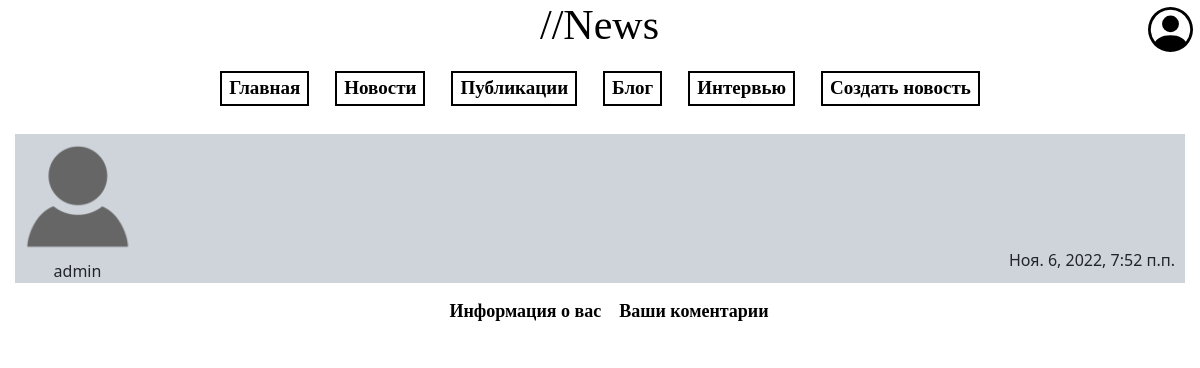
/user/cabinet/ (signed in), run on the app's committed database.
### users/models.py (models this page shows)
class CustomUser(AbstractBaseUser,PermissionsMixin):
    customuser= None
    username = models.CharField(_("username"),max_length=20,unique=True)
    first_name = models.CharField(_("Фамилия"), max_length=50,null=True, blank=True)
    last_name = models.CharField(_("Имя"), max_length=50,null=True, blank=True)
    reputation = models.IntegerField(_("Репутация"),default = 0)
    avatar = models.ImageField(_("Аватарка"),upload_to='media/avatar',default="avatar_none.png")
    email = models.EmailField(_("email address"), blank=True,null=True)
    is_staff = models.BooleanField(
        _("staff status"),
        default=False,
        help_text=_("Designates whether the user can log into this admin site."),
        )
    is_journalist = models.BooleanField(
        _("Статус журналиста"),
        default=False,
        help_text=_("Designates whether the user can log into this admin site."),
        )
    is_active = models.BooleanField(
        _("active"),
        default=False,
        help_text=_(
            "Designates whether this user should be treated as active. "
            "Unselect this instead of deleting accounts."
        ),
        )
    is_superuser = models.BooleanField(
        _("superuser status"),
        default=False,
        help_text=_(
            "Designates whether this user should be treated as active. "
            "Unselect this instead of deleting accounts."
        ),
        )
    date_joined = models.DateTimeField(
        _("date joined"),
        default=timezone.now
        )
    USERNAME_FIELD = 'username'
    REQUIRED_FIELDS = []
    objects = CustomUserManager()
    class Meta:
        verbose_name= 'User'
        verbose_name_plural= 'User'
    def __str__(self):
        return self.username

### users/views.py (the view, shortened to what this page needs)
# urls.py: path('cabinet/',cabinet,name='cabinet'),
def cabinet(request):
    MainUser = get_object_or_404(CustomUser, id=request.user.id)
    users = CustomUser.objects.filter(Q(first_name__isnull=False)&Q(last_name__isnull=False)&Q(email__isnull=False))
    comment = Comment_user.objects.filter(user=request.user).prefetch_related('like').select_related('user')
    context = {'users':users,
                'comments':comment,
                'MainUser':MainUser
                }
    return render(request,'users/cabinet.html',context)

### users/templates/users/cabinet.html (shortened to what this page needs)
{% extends 'navigation/sample.html' %}
{% block content %}
<div class="user_information">
    <div class="user">
        <img src="/media/avatar/{{user.avatar}}" alt="">
        {{request.user.username}}
    </div>
    <p>{{ user.date_joined }}</p>
</div>
<div class="navigation_cabinet">
    <a href="#user_about" ><p>Информация о вас</p></a>
    <a href="#comment" ><p>Ваши коментарии</p></a>
</div>
{% endblock %}

### navigation/static/navigation/css/cabinet.css (style rules this page uses)
.user_information { background-color: #ced4da; display:flex; margin: 15px; position: relative; }
.user_information img { width: 125px; height: 125px; }
.user_information p { position: absolute; bottom: -5px; right: 10px; }
.navigation_cabinet { display: flex; justify-content: center; align-items: center; }
.navigation_cabinet p { font-size: 18px; color:black; font-weight: bold; font-family: "Franklin Gothic Demi"; }
.navigation_cabinet a { text-decoration: none; margin-left: 18px; background-image: linear-gradient(black, black); background-position: 0% 100%; background-repeat: no-repeat; background-size: 0% 2px; transition: background-size .3s; }
.navigation_cabinet a::before { background-image: linear-gradient(black, black); background-position: 0% 100%; background-size: 100%; }

### navigation/static/navigation/css/post.css (style rules this page uses)
.user { display: flex; align-items: center; flex-direction: column; }

### data on the page
CustomUser: avatar (picture), user.username "admin", date_joined "Ноя. 6, 2022, 7:52 п.п."
